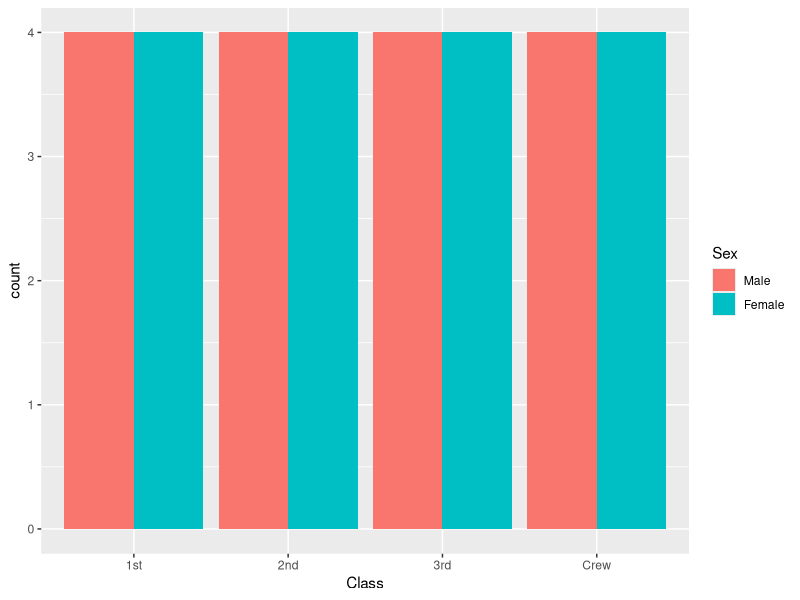
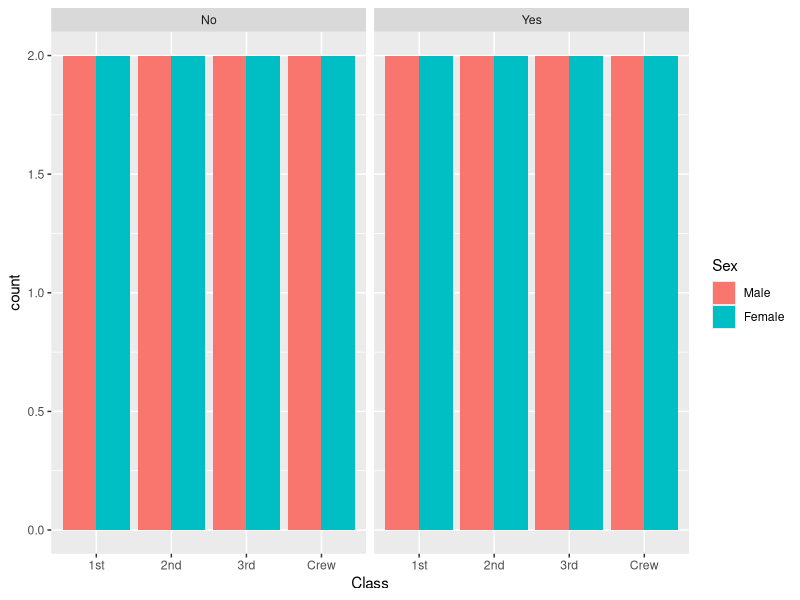
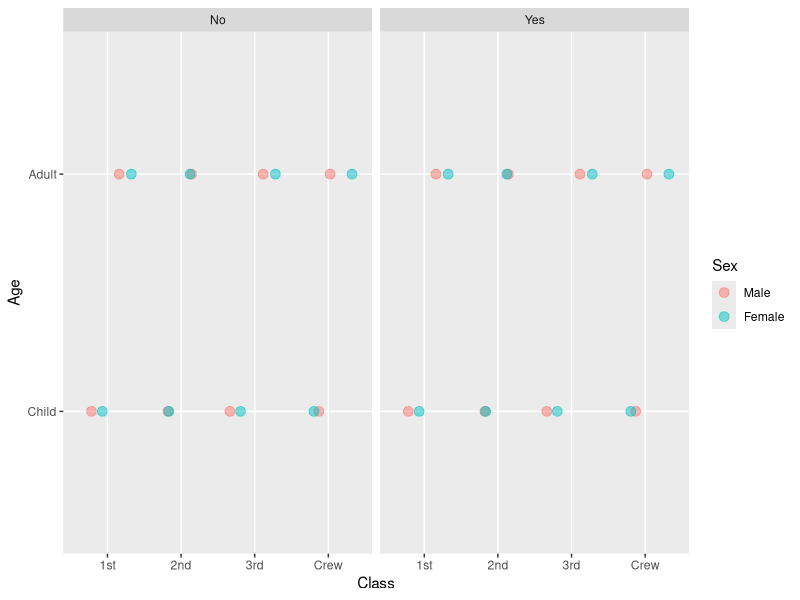

Write R code to recreate these figures, in order.
library(ggplot2)
# titanic is avaliable in your workspace
# 1 - Check the structure of titanic
#library(titanic)

data("Titanic")
df <- as.data.frame(Titanic)

str(df)

# 2 - Use ggplot() for the first instruction
ggplot(df, aes(x = Class, fill = Sex)) +
  geom_bar(position = "dodge")

# 3 - Plot 2, add facet_grid() layer
p <- ggplot(df, aes(x = Class, fill = Sex)) +
  geom_bar(position = "dodge")+facet_grid(.~ Survived)

print(p)

# 4 - Define an object for position jitterdodge, to use below
posn.jd <- position_jitterdodge(0.5, 0, 0.6)

# 5 - Plot 3, but use the position object from instruction 4

P2<- ggplot(df, aes(x = Class, color = Sex, y = Age)) +
  geom_point(size = 3, alpha = 0.5,position = posn.jd)+facet_grid(.~ Survived)

print(P2)
